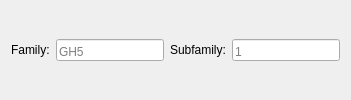
          <widget class="QWidget" name="single_family_tab">
           <attribute name="title">
            <string>Single Family</string>
           </attribute>
           <layout class="QHBoxLayout" name="horizontalLayout_10">
            <item>
             <layout class="QHBoxLayout" name="family_horizontalLayout">
              <property name="leftMargin">
               <number>0</number>
              </property>
              <property name="topMargin">
               <number>0</number>
              </property>
              <property name="rightMargin">
               <number>0</number>
              </property>
              <property name="bottomMargin">
               <number>0</number>
              </property>
              <item>
               <widget class="QLabel" name="family_label">
                <property name="minimumSize">
                 <size>
                  <width>0</width>
                  <height>22</height>
                 </size>
                </property>
                <property name="text">
                 <string>Family:</string>
                </property>
               </widget>
              </item>
              <item>
               <widget class="QLineEdit" name="family_lineedit">
                <property name="minimumSize">
                 <size>
                  <width>0</width>
                  <height>22</height>
                 </size>
                </property>
                <property name="alignment">
                 <set>Qt::AlignBottom|Qt::AlignLeading|Qt::AlignLeft</set>
                </property>
                <property name="placeholderText">
                 <string>GH5</string>
                </property>
               </widget>
              </item>
              <item>
               <widget class="QLabel" name="subfamily_label">
                <property name="minimumSize">
                 <size>
                  <width>0</width>
                  <height>22</height>
                 </size>
                </property>
                <property name="text">
                 <string>Subfamily:</string>
                </property>
               </widget>
              </item>
              <item>
               <widget class="QLineEdit" name="subfamily_lineedit">
                <property name="minimumSize">
                 <size>
                  <width>0</width>
                  <height>22</height>
                 </size>
                </property>
                <property name="alignment">
                 <set>Qt::AlignBottom|Qt::AlignLeading|Qt::AlignLeft</set>
                </property>
                <property name="placeholderText">
                 <string>1</string>
                </property>
               </widget>
              </item>
             </layout>
            </item>
           </layout>
          </widget>
